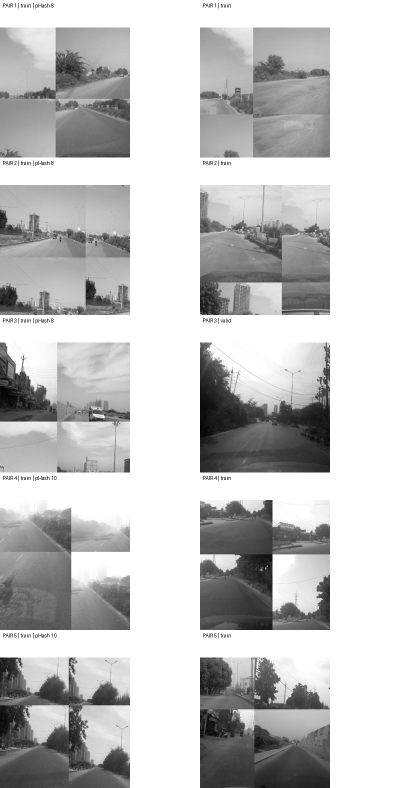
#> input picture experiments/dataset_quality/train_related_sheet_1.jpg, 800 x 1575 px, given in place of India_002610_jpg.rf.225b53b136830e0c9c1007b045bbdee7.jpg, which was not available (shown at 1/2 size)
$ python create_train_related_review_sheets.py
#> lines starting #> are read from the running program, lines starting #| are printed output that depends on the picture

import os
import pandas as pd
from PIL import Image, ImageDraw

BASE = "data/raw/RDD-India"
OUTPUT = "experiments/dataset_quality"

csv_path = os.path.join(OUTPUT, "train_related_review.csv")
df = pd.read_csv(csv_path)
#> (reads experiments/dataset_quality/train_related_review.csv from the repository)

pairs_per_sheet = 5
thumb_width = 400
thumb_height = 260
label_height = 55

for start in range(0, len(df), pairs_per_sheet):
    batch = df.iloc[start:start + pairs_per_sheet]

    sheet_height = len(batch) * (thumb_height + label_height)
    sheet = Image.new("RGB", (thumb_width * 2, sheet_height), "white")
#> sheet: PIL image 800x1575 RGB; every value is 255
    draw = ImageDraw.Draw(sheet)

    for index, row in enumerate(batch.itertuples()):
        y = index * (thumb_height + label_height)

        path1 = os.path.join(BASE, row.split_1, "images", row.image_1)
        path2 = os.path.join(BASE, row.split_2, "images", row.image_2)

        img1 = Image.open(path1).convert("RGB")
#> img1 is the input picture: PIL image 800x1575 RGB; min 0, max 255, mean 196
        img2 = Image.open(path2).convert("RGB")
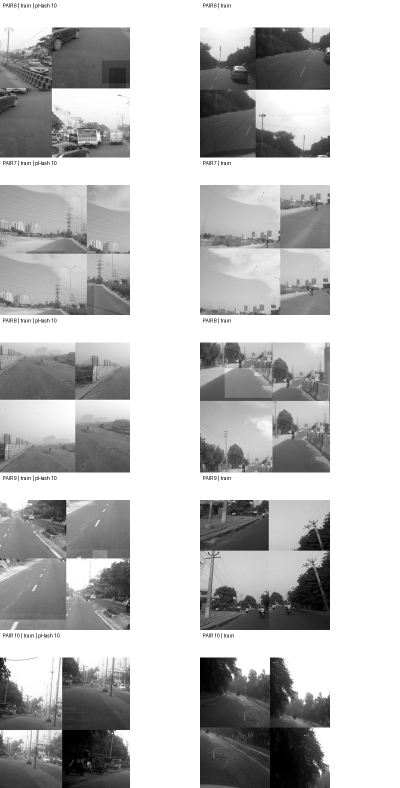
#> input picture experiments/dataset_quality/train_related_sheet_2.jpg, 800 x 1575 px, given in place of India_004079_jpg.rf.6cdb25641ae279961bbc226b0a30f200.jpg, which was not available (shown at 1/2 size)
#> img2 is the input picture: PIL image 800x1575 RGB; min 0, max 255, mean 190

        img1.thumbnail((thumb_width, thumb_height))
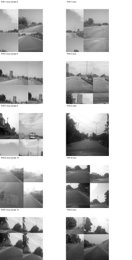
#> img1: PIL image 132x260 RGB; min 5, max 255, mean 195.9
        img2.thumbnail((thumb_width, thumb_height))
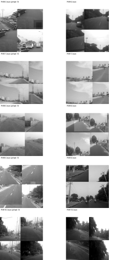
#> img2: PIL image 132x260 RGB; min 0, max 255, mean 189.8

        sheet.paste(img1, (0, y + label_height))
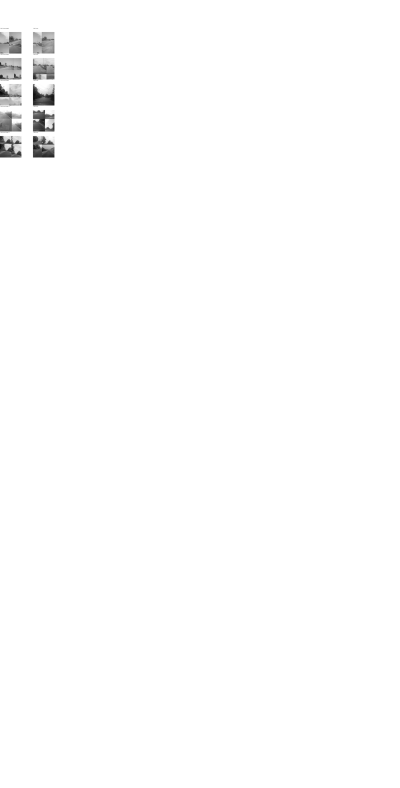
#> sheet: PIL image 800x1575 RGB (shown at 1/2 size); min 5, max 255, mean 253.4
        sheet.paste(img2, (thumb_width, y + label_height))
#> (the run stopped early here; a loop or call above may not have finished)
